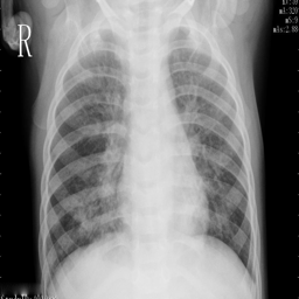
#> input picture test/0a23fc8b-01c1-4f0b-a33c-d749811da434.png, 299 x 299 px
$ python Template_matching.py
#> lines starting #> are read from the running program, lines starting #| are printed output that depends on the picture
__author__ = 'mkv-aql'

import numpy as np
from cv2 import cv2

img = cv2.imread('test/0a23fc8b-01c1-4f0b-a33c-d749811da434.png', 0) #Load image as grayscale
#> img is the input picture: shape (299, 299); min 0, max 255, mean 126.4
template = cv2.imread('Assets/Unbenannt.JPG', 0)
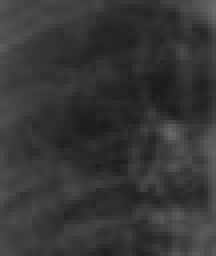
#> input picture Assets/Unbenannt.JPG, 54 x 64 px (shown 4 times larger)
#> template is the input picture: shape (64, 54); min 27, max 106, mean 54.2
h, w = template.shape
#> h = 64; w = 54

methods = [cv2.TM_CCOEFF, cv2.TM_CCOEFF_NORMED, cv2.TM_CCORR, cv2.TM_CCORR_NORMED, cv2.TM_SQDIFF, cv2.TM_SQDIFF_NORMED]

for method in methods:
    img2 = img.copy()

    result = cv2.matchTemplate(img2, template, method)
    #(W - w + 1, H - h + 1)
    min_val, max_val, min_loc, max_loc = cv2.minMaxLoc(result)
    print(min_loc, max_loc)
    if method in [cv2.TM_SQDIFF, cv2.TM_SQDIFF_NORMED]:
        location = min_loc
    else:
        location = max_loc

    bottom_right = (location[0] + w, location[1] + h)
    cv2.rectangle(img2, location, bottom_right, 255, 2)
    cv2.imshow('Match', img2)
    cv2.waitKey(0)
    cv2.destroyAllWindows()
#> this loop made 6 passes
#> (min_val, max_val, min_loc, location, bottom_right) on passes 1 to 4: (-1358607.2, 1079550.2, (23, 92), (245, 131), (299, 195)), (-0.614, 0.463, (28, 90), (53, 121), (107, 185)), (5688887, 41379060, (245, 37), (134, 235), (188, 299)), (0.563, 0.972, (245, 61), (167, 65), (221, 129))
#> (min_val, max_val, max_loc, location, bottom_right) on passes 5 to 6: (7225855, 97122048, (132, 235), (245, 16), (299, 80)), (0.507, 1, (13, 0), (51, 134), (105, 198))
#| (23, 92) (245, 131)
#| (28, 90) (53, 121)
#| (245, 37) (134, 235)
#| (245, 61) (167, 65)
#| (245, 16) (132, 235)
#| (51, 134) (13, 0)
#> pass 1, `result = cv2.matchTemplate(img2, template, method)`:
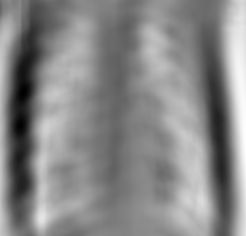
#> result: shape (236, 246) float32; min -1358607.2, max 1079550.2, mean -57104.4; drawn with min black and max white
#> pass 1, `cv2.imshow('Match', img2)`:
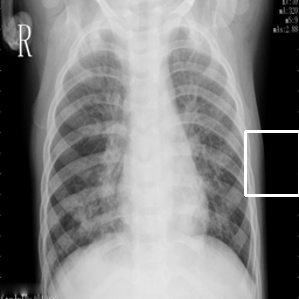
#> window 'Match': shape (299, 299); min 0, max 255, mean 127.5
#> pass 2, `result = cv2.matchTemplate(img2, template, method)`:
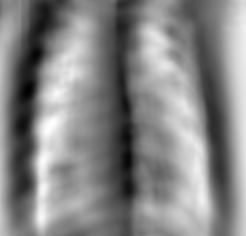
#> result: shape (236, 246) float32; min -0.614, max 0.463, mean -0.0475; drawn with min black and max white
#> pass 2, `cv2.imshow('Match', img2)`:
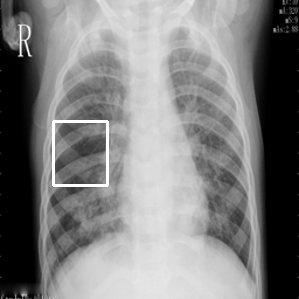
#> window 'Match': shape (299, 299); min 0, max 255, mean 127.4
#> after the loop:
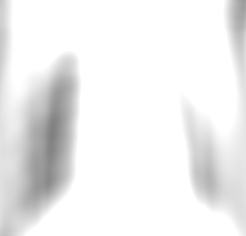
#> result: shape (236, 246) float32; min 0.507, max 1, mean 0.937
